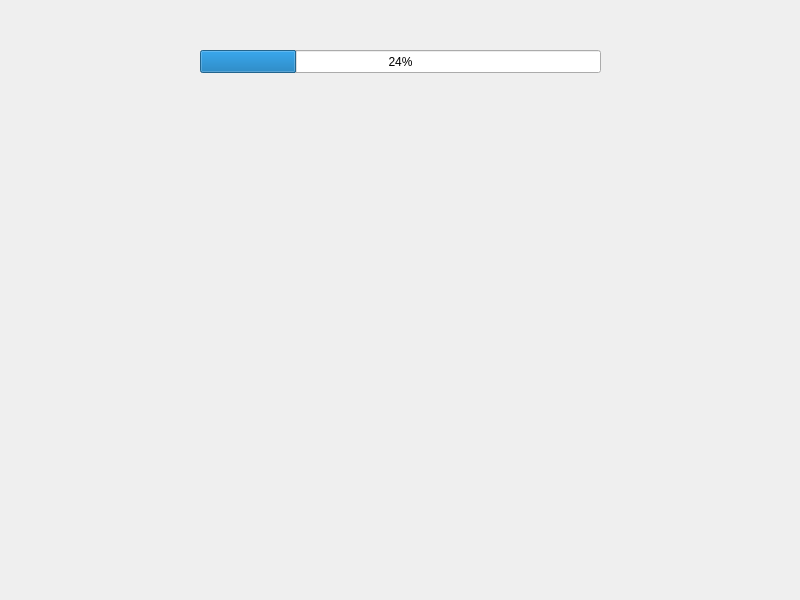
<?xml version="1.0" encoding="UTF-8"?>
<ui version="4.0">
 <class>training</class>
 <widget class="QDialog" name="training">
  <property name="geometry">
   <rect>
    <x>0</x>
    <y>0</y>
    <width>800</width>
    <height>600</height>
   </rect>
  </property>
  <property name="windowTitle">
   <string>Dialog</string>
  </property>
  <widget class="QProgressBar" name="progressBar">
   <property name="geometry">
    <rect>
     <x>200</x>
     <y>50</y>
     <width>401</width>
     <height>23</height>
    </rect>
   </property>
   <property name="value">
    <number>24</number>
   </property>
  </widget>
 </widget>
 <resources/>
 <connections/>
</ui>
